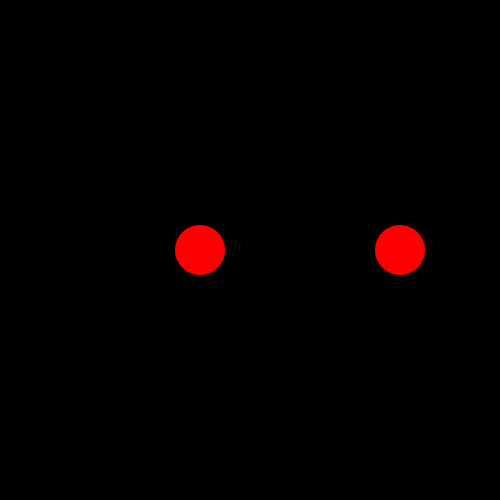
Frame 1 (no input)
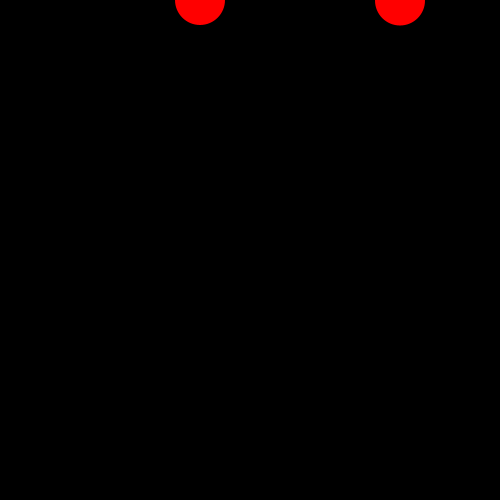
Frame 60 (the mouse pressed at the canvas centre just before this capture)
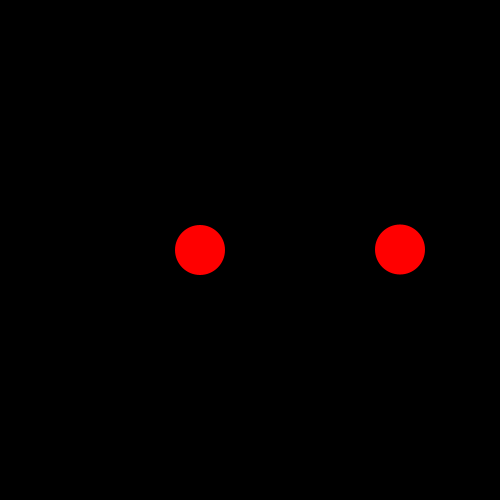
Frame 120 (the mouse held since frame 60 and released just before this capture)

The Processing sketch that drew these frames (run headless with seeded random() and noise(); from frame 60 on, the mouse is pressed at the canvas centre):

// Processing sketch: lerpSmoothing
// ── lerpSmoothing.pde
void setup()
{
  size(500, 500);
  y = height / 2;
  lerpedY = y;
  
}

float y;
float lerpedY;

void draw()
{
  background(0);
  noStroke();
  fill(255, 0, 0);
  ellipse(200, y, 50, 50);
  ellipse(400, lerpedY, 50, 50);
  
  y = mouseY;
  
  lerpedY = lerp(lerpedY, y, 0.1f);
  
}
